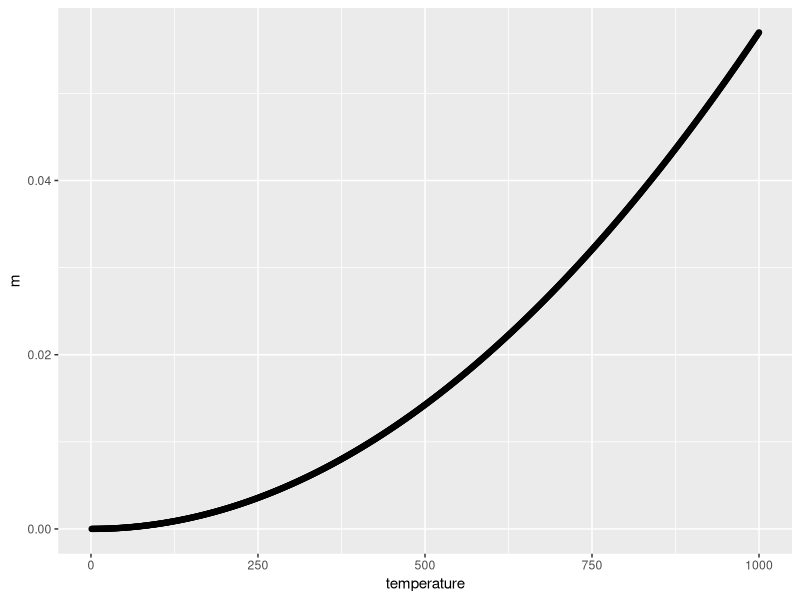
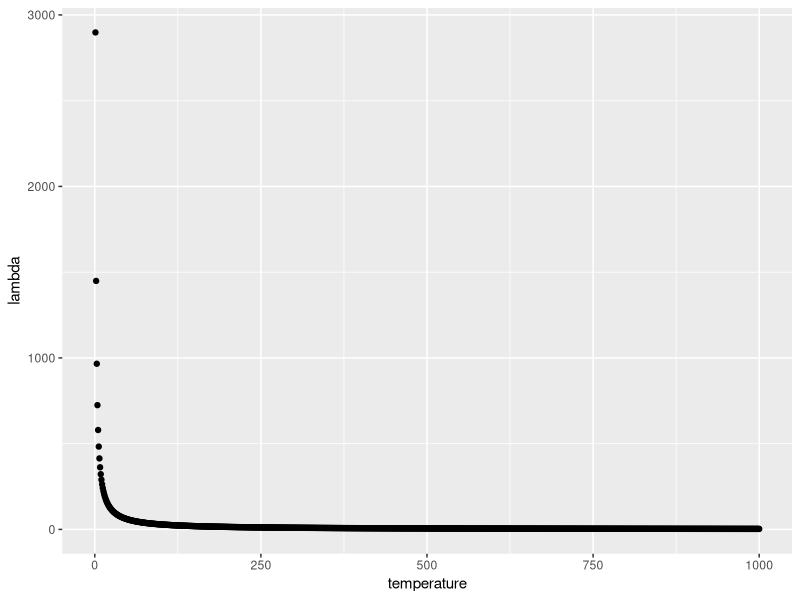

Recreate these plots in R, in order.
library(tidyverse)

example <- data.frame(temperature = c(1:1000)) %>% 
  mutate(m = 5.7*10^-8* temperature^2,
         lambda = 2898/temperature)

ggplot(data = example) +
  geom_point(aes(x = temperature, y = m))

ggplot(example) +
  geom_point(aes(x = temperature, y = lambda))

